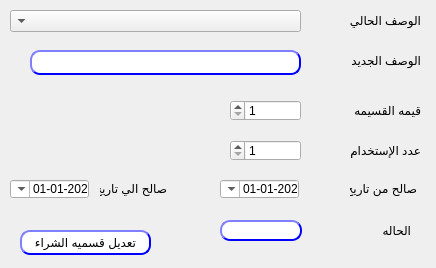
<?xml version="1.0" encoding="UTF-8"?>
<ui version="4.0">
 <class>CustomerGP</class>
 <widget class="QDialog" name="CustomerGP">
  <property name="geometry">
   <rect>
    <x>0</x>
    <y>0</y>
    <width>436</width>
    <height>268</height>
   </rect>
  </property>
  <property name="windowTitle">
   <string>تعديل قسيمه شراء  عروض</string>
  </property>
  <property name="layoutDirection">
   <enum>Qt::RightToLeft</enum>
  </property>
  <widget class="QLabel" name="desc">
   <property name="geometry">
    <rect>
     <x>340</x>
     <y>10</y>
     <width>81</width>
     <height>20</height>
    </rect>
   </property>
   <property name="text">
    <string>الوصف الحالي</string>
   </property>
  </widget>
  <widget class="QPushButton" name="BTN_modifyVoucher">
   <property name="geometry">
    <rect>
     <x>20</x>
     <y>230</y>
     <width>131</width>
     <height>25</height>
    </rect>
   </property>
   <property name="layoutDirection">
    <enum>Qt::RightToLeft</enum>
   </property>
   <property name="styleSheet">
    <string notr="true">QPushButton{
                                        background-color: white;
                                        border-style: outset;
                                        border-width: 2px;
                                        border-radius: 10px;
                                        border-color: blue;
                                        min-width: 6em;
                                        }
                                        QPushButton:hover {
                                        background: qradialgradient(
                                        cx: 0.3, cy: -0.4, fx: 0.3, fy: -0.4,
                                        radius: 1.35, stop: 0 #fff, stop: 1 #bbb
                                        );
                                        }
                                        QPushButton:pressed {
                                        border-style: inset;
                                        background: qradialgradient(
                                        cx: 0.4, cy: -0.1, fx: 0.4, fy: -0.1,
                                        radius: 1.35, stop: 0 #fff, stop: 1 #ddd
                                        );
                                        }
                                    </string>
   </property>
   <property name="text">
    <string>تعديل قسميه الشراء</string>
   </property>
  </widget>
  <widget class="QLineEdit" name="LE_desc">
   <property name="geometry">
    <rect>
     <x>30</x>
     <y>50</y>
     <width>271</width>
     <height>25</height>
    </rect>
   </property>
   <property name="styleSheet">
    <string notr="true">QLineEdit{
                                        background-color: white;
                                        border-style: outset;
                                        border-width: 2px;
                                        border-radius: 10px;
                                        border-color: blue;
                                        min-width: 6em;
                                        }
                                        QLineEdit:hover {
                                        background: qradialgradient(
                                        cx: 0.3, cy: -0.4, fx: 0.3, fy: -0.4,
                                        radius: 1.35, stop: 0 #fff, stop: 1 #bbb
                                        );
                                        }
                                       QLineEdit:pressed {
                                        border-style: inset;
                                        background: qradialgradient(
                                        cx: 0.4, cy: -0.1, fx: 0.4, fy: -0.1,
                                        radius: 1.35, stop: 0 #fff, stop: 1 #ddd
                                        );
                                        }
                                    </string>
   </property>
  </widget>
  <widget class="QLabel" name="desc_3">
   <property name="geometry">
    <rect>
     <x>350</x>
     <y>180</y>
     <width>67</width>
     <height>17</height>
    </rect>
   </property>
   <property name="layoutDirection">
    <enum>Qt::RightToLeft</enum>
   </property>
   <property name="text">
    <string>صالح من تاريخ</string>
   </property>
  </widget>
  <widget class="QLabel" name="desc_4">
   <property name="geometry">
    <rect>
     <x>100</x>
     <y>180</y>
     <width>67</width>
     <height>17</height>
    </rect>
   </property>
   <property name="layoutDirection">
    <enum>Qt::RightToLeft</enum>
   </property>
   <property name="text">
    <string>صالح الي تاريخ</string>
   </property>
  </widget>
  <widget class="QDateTimeEdit" name="Qdate_to">
   <property name="geometry">
    <rect>
     <x>10</x>
     <y>180</y>
     <width>79</width>
     <height>18</height>
    </rect>
   </property>
   <property name="layoutDirection">
    <enum>Qt::RightToLeft</enum>
   </property>
   <property name="minimumDateTime">
    <datetime>
     <hour>0</hour>
     <minute>0</minute>
     <second>0</second>
     <year>2020</year>
     <month>1</month>
     <day>1</day>
    </datetime>
   </property>
   <property name="displayFormat">
    <string>yyyy-MM-dd</string>
   </property>
   <property name="calendarPopup">
    <bool>true</bool>
   </property>
  </widget>
  <widget class="QDateTimeEdit" name="Qdate_from">
   <property name="geometry">
    <rect>
     <x>220</x>
     <y>180</y>
     <width>79</width>
     <height>18</height>
    </rect>
   </property>
   <property name="layoutDirection">
    <enum>Qt::RightToLeft</enum>
   </property>
   <property name="minimumDateTime">
    <datetime>
     <hour>0</hour>
     <minute>0</minute>
     <second>0</second>
     <year>2020</year>
     <month>1</month>
     <day>1</day>
    </datetime>
   </property>
   <property name="displayFormat">
    <string>yyyy-MM-dd</string>
   </property>
   <property name="calendarPopup">
    <bool>true</bool>
   </property>
  </widget>
  <widget class="QDoubleSpinBox" name="LE_maxCount">
   <property name="geometry">
    <rect>
     <x>230</x>
     <y>140</y>
     <width>71</width>
     <height>21</height>
    </rect>
   </property>
   <property name="styleSheet">
    <string notr="true"/>
   </property>
   <property name="decimals">
    <number>0</number>
   </property>
   <property name="minimum">
    <double>1.000000000000000</double>
   </property>
   <property name="maximum">
    <double>99997.000000000000000</double>
   </property>
   <property name="value">
    <double>1.000000000000000</double>
   </property>
  </widget>
  <widget class="QLabel" name="label_num">
   <property name="geometry">
    <rect>
     <x>260</x>
     <y>220</y>
     <width>47</width>
     <height>21</height>
    </rect>
   </property>
   <property name="text">
    <string/>
   </property>
  </widget>
  <widget class="QLabel" name="label">
   <property name="geometry">
    <rect>
     <x>330</x>
     <y>140</y>
     <width>91</width>
     <height>21</height>
    </rect>
   </property>
   <property name="text">
    <string>عدد الإستخدام</string>
   </property>
  </widget>
  <widget class="QLabel" name="desc_11">
   <property name="geometry">
    <rect>
     <x>340</x>
     <y>100</y>
     <width>81</width>
     <height>21</height>
    </rect>
   </property>
   <property name="layoutDirection">
    <enum>Qt::RightToLeft</enum>
   </property>
   <property name="text">
    <string>قيمه القسيمه</string>
   </property>
  </widget>
  <widget class="QLabel" name="label_2">
   <property name="geometry">
    <rect>
     <x>370</x>
     <y>220</y>
     <width>41</width>
     <height>20</height>
    </rect>
   </property>
   <property name="layoutDirection">
    <enum>Qt::RightToLeft</enum>
   </property>
   <property name="text">
    <string>الحاله</string>
   </property>
  </widget>
  <widget class="QComboBox" name="CMB_PromVoucher">
   <property name="geometry">
    <rect>
     <x>10</x>
     <y>10</y>
     <width>291</width>
     <height>22</height>
    </rect>
   </property>
   <property name="editable">
    <bool>false</bool>
   </property>
  </widget>
  <widget class="QLabel" name="desc_2">
   <property name="geometry">
    <rect>
     <x>340</x>
     <y>50</y>
     <width>81</width>
     <height>21</height>
    </rect>
   </property>
   <property name="text">
    <string>الوصف الجديد</string>
   </property>
  </widget>
  <widget class="QDoubleSpinBox" name="LE_value">
   <property name="enabled">
    <bool>true</bool>
   </property>
   <property name="geometry">
    <rect>
     <x>230</x>
     <y>100</y>
     <width>71</width>
     <height>21</height>
    </rect>
   </property>
   <property name="styleSheet">
    <string notr="true"/>
   </property>
   <property name="decimals">
    <number>0</number>
   </property>
   <property name="minimum">
    <double>1.000000000000000</double>
   </property>
   <property name="maximum">
    <double>99997.000000000000000</double>
   </property>
   <property name="value">
    <double>1.000000000000000</double>
   </property>
  </widget>
  <widget class="QLabel" name="voucher_id">
   <property name="enabled">
    <bool>false</bool>
   </property>
   <property name="geometry">
    <rect>
     <x>310</x>
     <y>10</y>
     <width>51</width>
     <height>21</height>
    </rect>
   </property>
   <property name="text">
    <string/>
   </property>
  </widget>
  <widget class="QLineEdit" name="LE_PromVoucherStatus">
   <property name="enabled">
    <bool>false</bool>
   </property>
   <property name="geometry">
    <rect>
     <x>220</x>
     <y>220</y>
     <width>82</width>
     <height>21</height>
    </rect>
   </property>
   <property name="styleSheet">
    <string notr="true">QLineEdit{
                                        background-color: white;
                                        border-style: outset;
                                        border-width: 2px;
                                        border-radius: 10px;
                                        border-color: blue;
                                        min-width: 6em;
                                        }
                                        QLineEdit:hover {
                                        background: qradialgradient(
                                        cx: 0.3, cy: -0.4, fx: 0.3, fy: -0.4,
                                        radius: 1.35, stop: 0 #fff, stop: 1 #bbb
                                        );
                                        }
                                       QLineEdit:pressed {
                                        border-style: inset;
                                        background: qradialgradient(
                                        cx: 0.4, cy: -0.1, fx: 0.4, fy: -0.1,
                                        radius: 1.35, stop: 0 #fff, stop: 1 #ddd
                                        );
                                        }
                                    </string>
   </property>
  </widget>
 </widget>
 <resources/>
 <connections/>
</ui>
